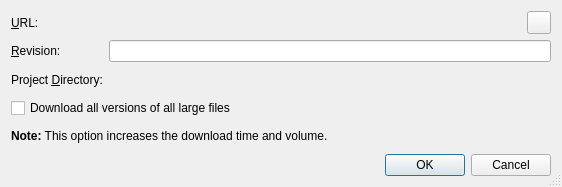
<?xml version="1.0" encoding="UTF-8"?>
<ui version="4.0">
 <class>HgNewProjectOptionsDialog</class>
 <widget class="QDialog" name="HgNewProjectOptionsDialog">
  <property name="geometry">
   <rect>
    <x>0</x>
    <y>0</y>
    <width>562</width>
    <height>187</height>
   </rect>
  </property>
  <property name="windowTitle">
   <string>New Project from Repository</string>
  </property>
  <property name="whatsThis">
   <string>&lt;b&gt;New Project from Repository Dialog&lt;/b&gt;
&lt;p&gt;Enter the various repository infos into the entry fields. These values are used, when the new project is retrieved from the repository. If the checkbox is selected, the URL must end in the project name. A repository layout with project/tags, project/branches and project/trunk will be assumed. In this case, you may enter a tag or branch, which must look like tags/tagname or branches/branchname. If the checkbox is not selected, the URL must contain the complete path in the repository.&lt;/p&gt;
&lt;p&gt;For remote repositories the URL must contain the hostname.&lt;/p&gt;</string>
  </property>
  <property name="sizeGripEnabled">
   <bool>true</bool>
  </property>
  <layout class="QGridLayout" name="gridLayout">
   <item row="4" column="0" colspan="3">
    <widget class="QLabel" name="lfNoteLabel">
     <property name="text">
      <string>&lt;b&gt;Note:&lt;/b&gt; This option increases the download time and volume.</string>
     </property>
     <property name="wordWrap">
      <bool>true</bool>
     </property>
    </widget>
   </item>
   <item row="0" column="1">
    <widget class="E5ComboPathPicker" name="vcsUrlPicker" native="true">
     <property name="sizePolicy">
      <sizepolicy hsizetype="Expanding" vsizetype="Preferred">
       <horstretch>0</horstretch>
       <verstretch>0</verstretch>
      </sizepolicy>
     </property>
     <property name="focusPolicy">
      <enum>Qt::StrongFocus</enum>
     </property>
     <property name="toolTip">
      <string>Enter the URL of the repository</string>
     </property>
    </widget>
   </item>
   <item row="1" column="0">
    <widget class="QLabel" name="vcsRevisionLabel">
     <property name="text">
      <string>&amp;Revision:</string>
     </property>
     <property name="buddy">
      <cstring>vcsRevisionEdit</cstring>
     </property>
    </widget>
   </item>
   <item row="1" column="1" colspan="2">
    <widget class="QLineEdit" name="vcsRevisionEdit">
     <property name="toolTip">
      <string>Enter the revision the new project should be generated from</string>
     </property>
     <property name="whatsThis">
      <string/>
     </property>
    </widget>
   </item>
   <item row="2" column="1" colspan="2">
    <widget class="E5PathPicker" name="vcsProjectDirPicker" native="true">
     <property name="sizePolicy">
      <sizepolicy hsizetype="Expanding" vsizetype="Preferred">
       <horstretch>0</horstretch>
       <verstretch>0</verstretch>
      </sizepolicy>
     </property>
     <property name="focusPolicy">
      <enum>Qt::StrongFocus</enum>
     </property>
     <property name="toolTip">
      <string>Enter the directory of the new project.</string>
     </property>
     <property name="whatsThis">
      <string>&lt;b&gt;Project Directory&lt;/b&gt;
&lt;p&gt;Enter the directory of the new project. It will be retrieved from 
the repository and be placed in this directory.&lt;/p&gt;</string>
     </property>
    </widget>
   </item>
   <item row="3" column="0" colspan="3">
    <widget class="QCheckBox" name="largeCheckBox">
     <property name="text">
      <string>Download all versions of all large files</string>
     </property>
    </widget>
   </item>
   <item row="2" column="0">
    <widget class="QLabel" name="TextLabel4">
     <property name="text">
      <string>Project &amp;Directory:</string>
     </property>
     <property name="buddy">
      <cstring>vcsProjectDirPicker</cstring>
     </property>
    </widget>
   </item>
   <item row="5" column="0" colspan="3">
    <widget class="QDialogButtonBox" name="buttonBox">
     <property name="orientation">
      <enum>Qt::Horizontal</enum>
     </property>
     <property name="standardButtons">
      <set>QDialogButtonBox::Cancel|QDialogButtonBox::Ok</set>
     </property>
    </widget>
   </item>
   <item row="0" column="0">
    <widget class="QLabel" name="TextLabel2">
     <property name="text">
      <string>&amp;URL:</string>
     </property>
     <property name="buddy">
      <cstring>vcsUrlPicker</cstring>
     </property>
    </widget>
   </item>
   <item row="0" column="2">
    <widget class="QToolButton" name="vcsUrlClearHistoryButton">
     <property name="toolTip">
      <string>Press to clear the history of entered repository URLs</string>
     </property>
    </widget>
   </item>
  </layout>
 </widget>
 <pixmapfunction>qPixmapFromMimeSource</pixmapfunction>
 <customwidgets>
  <customwidget>
   <class>E5PathPicker</class>
   <extends>QWidget</extends>
   <header>E5Gui/E5PathPicker.h</header>
   <container>1</container>
  </customwidget>
  <customwidget>
   <class>E5ComboPathPicker</class>
   <extends>QWidget</extends>
   <header>E5Gui/E5PathPicker.h</header>
   <container>1</container>
  </customwidget>
 </customwidgets>
 <tabstops>
  <tabstop>vcsUrlPicker</tabstop>
  <tabstop>vcsUrlClearHistoryButton</tabstop>
  <tabstop>vcsRevisionEdit</tabstop>
  <tabstop>vcsProjectDirPicker</tabstop>
  <tabstop>largeCheckBox</tabstop>
 </tabstops>
 <resources/>
 <connections>
  <connection>
   <sender>buttonBox</sender>
   <signal>accepted()</signal>
   <receiver>HgNewProjectOptionsDialog</receiver>
   <slot>accept()</slot>
   <hints>
    <hint type="sourcelabel">
     <x>37</x>
     <y>176</y>
    </hint>
    <hint type="destinationlabel">
     <x>38</x>
     <y>198</y>
    </hint>
   </hints>
  </connection>
  <connection>
   <sender>buttonBox</sender>
   <signal>rejected()</signal>
   <receiver>HgNewProjectOptionsDialog</receiver>
   <slot>reject()</slot>
   <hints>
    <hint type="sourcelabel">
     <x>147</x>
     <y>177</y>
    </hint>
    <hint type="destinationlabel">
     <x>153</x>
     <y>197</y>
    </hint>
   </hints>
  </connection>
 </connections>
</ui>
